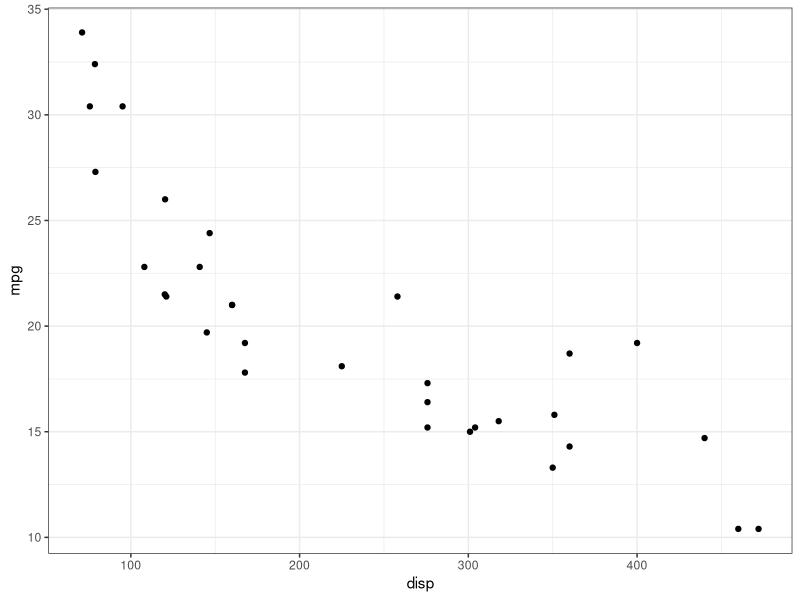
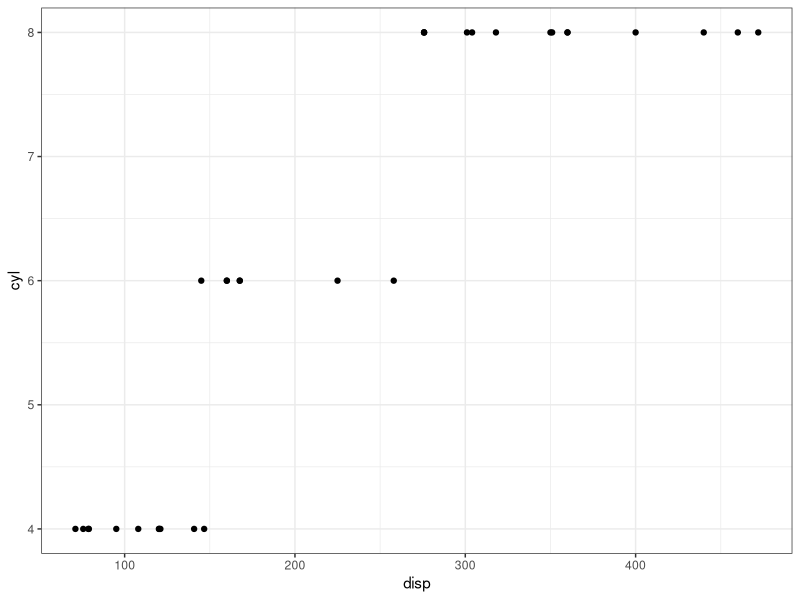

Write the R code that produced these figures, in order. (Note: this script raises an error after producing the figures.)
## ---- chunk 1
# This is good for getting the ggplot background consistent with
# the html background color
library(ggplot2)
thm <- theme_bw() + 
  theme(
    panel.background = element_rect(fill = "transparent", colour = NA), 
    plot.background = element_rect(fill = "transparent", colour = NA),
    legend.position = "top",
    legend.background = element_rect(fill = "transparent", colour = NA),
    legend.key = element_rect(fill = "transparent", colour = NA)
  )
theme_set(thm)
## ---- chunk 2
ggplot(mtcars, aes(x = disp, y = mpg)) + 
  geom_point()
## ---- chunk 3
ggplot(mtcars, aes(x = disp, y = cyl)) + 
  geom_point()
## ---- chunk 4
knitr::include_graphics("hex_images/nopestradomis.jpg")
## ---- chunk 5
knitr::include_graphics("figures/VarBias.png")
## ---- chunk 6
knitr::include_graphics("hex_images/tidyverse_all.png")
## ---- chunk 7
knitr::include_graphics("hex_images/crossval-tree.png")
